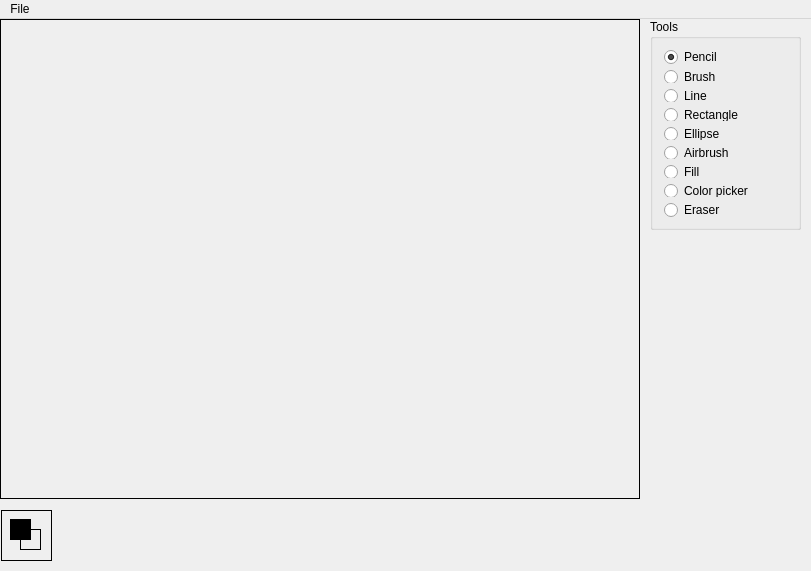
<?xml version="1.0" encoding="UTF-8"?>
<ui version="4.0">
 <class>GraphicsEditorClass</class>
 <widget class="QMainWindow" name="GraphicsEditorClass">
  <property name="geometry">
   <rect>
    <x>0</x>
    <y>0</y>
    <width>811</width>
    <height>571</height>
   </rect>
  </property>
  <property name="windowTitle">
   <string>GraphicsEditor</string>
  </property>
  <widget class="QWidget" name="centralWidget">
   <widget class="Canvas" name="canvas">
    <property name="geometry">
     <rect>
      <x>0</x>
      <y>0</y>
      <width>640</width>
      <height>480</height>
     </rect>
    </property>
    <property name="frameShape">
     <enum>QFrame::Box</enum>
    </property>
    <property name="frameShadow">
     <enum>QFrame::Plain</enum>
    </property>
    <property name="lineWidth">
     <number>1</number>
    </property>
    <property name="midLineWidth">
     <number>0</number>
    </property>
    <property name="text">
     <string/>
    </property>
   </widget>
   <widget class="ColorLabel" name="labelBaseColor">
    <property name="geometry">
     <rect>
      <x>10</x>
      <y>500</y>
      <width>21</width>
      <height>21</height>
     </rect>
    </property>
    <property name="minimumSize">
     <size>
      <width>21</width>
      <height>21</height>
     </size>
    </property>
    <property name="maximumSize">
     <size>
      <width>21</width>
      <height>21</height>
     </size>
    </property>
    <property name="palette">
     <palette>
      <active>
       <colorrole role="Base">
        <brush brushstyle="SolidPattern">
         <color alpha="255">
          <red>255</red>
          <green>255</green>
          <blue>255</blue>
         </color>
        </brush>
       </colorrole>
       <colorrole role="Window">
        <brush brushstyle="SolidPattern">
         <color alpha="255">
          <red>0</red>
          <green>0</green>
          <blue>0</blue>
         </color>
        </brush>
       </colorrole>
      </active>
      <inactive>
       <colorrole role="Base">
        <brush brushstyle="SolidPattern">
         <color alpha="255">
          <red>255</red>
          <green>255</green>
          <blue>255</blue>
         </color>
        </brush>
       </colorrole>
       <colorrole role="Window">
        <brush brushstyle="SolidPattern">
         <color alpha="255">
          <red>0</red>
          <green>0</green>
          <blue>0</blue>
         </color>
        </brush>
       </colorrole>
      </inactive>
      <disabled>
       <colorrole role="Base">
        <brush brushstyle="SolidPattern">
         <color alpha="255">
          <red>0</red>
          <green>0</green>
          <blue>0</blue>
         </color>
        </brush>
       </colorrole>
       <colorrole role="Window">
        <brush brushstyle="SolidPattern">
         <color alpha="255">
          <red>0</red>
          <green>0</green>
          <blue>0</blue>
         </color>
        </brush>
       </colorrole>
      </disabled>
     </palette>
    </property>
    <property name="autoFillBackground">
     <bool>true</bool>
    </property>
    <property name="frameShape">
     <enum>QFrame::Box</enum>
    </property>
    <property name="text">
     <string/>
    </property>
   </widget>
   <widget class="ColorLabel" name="labelBackgroundColor">
    <property name="geometry">
     <rect>
      <x>20</x>
      <y>510</y>
      <width>21</width>
      <height>21</height>
     </rect>
    </property>
    <property name="minimumSize">
     <size>
      <width>21</width>
      <height>21</height>
     </size>
    </property>
    <property name="maximumSize">
     <size>
      <width>21</width>
      <height>21</height>
     </size>
    </property>
    <property name="autoFillBackground">
     <bool>true</bool>
    </property>
    <property name="frameShape">
     <enum>QFrame::Box</enum>
    </property>
    <property name="text">
     <string/>
    </property>
   </widget>
   <widget class="QLabel" name="label">
    <property name="geometry">
     <rect>
      <x>1</x>
      <y>491</y>
      <width>51</width>
      <height>51</height>
     </rect>
    </property>
    <property name="autoFillBackground">
     <bool>true</bool>
    </property>
    <property name="frameShape">
     <enum>QFrame::Box</enum>
    </property>
    <property name="text">
     <string/>
    </property>
   </widget>
   <widget class="QWidget" name="gridLayoutWidget">
    <property name="geometry">
     <rect>
      <x>60</x>
      <y>490</y>
      <width>131</width>
      <height>51</height>
     </rect>
    </property>
    <layout class="QGridLayout" name="colors"/>
   </widget>
   <widget class="QGroupBox" name="groupTools">
    <property name="geometry">
     <rect>
      <x>650</x>
      <y>0</y>
      <width>151</width>
      <height>211</height>
     </rect>
    </property>
    <property name="title">
     <string>Tools</string>
    </property>
    <layout class="QVBoxLayout" name="verticalLayout_2">
     <item>
      <widget class="QRadioButton" name="buttonPencil">
       <property name="text">
        <string>Pencil</string>
       </property>
       <property name="checked">
        <bool>true</bool>
       </property>
       <attribute name="buttonGroup">
        <string notr="true">buttonGroup</string>
       </attribute>
      </widget>
     </item>
     <item>
      <widget class="QRadioButton" name="buttonBrush">
       <property name="text">
        <string>Brush</string>
       </property>
       <attribute name="buttonGroup">
        <string notr="true">buttonGroup</string>
       </attribute>
      </widget>
     </item>
     <item>
      <widget class="QRadioButton" name="buttonLine">
       <property name="text">
        <string>Line</string>
       </property>
       <attribute name="buttonGroup">
        <string notr="true">buttonGroup</string>
       </attribute>
      </widget>
     </item>
     <item>
      <widget class="QRadioButton" name="buttonRectangle">
       <property name="text">
        <string>Rectangle</string>
       </property>
       <attribute name="buttonGroup">
        <string notr="true">buttonGroup</string>
       </attribute>
      </widget>
     </item>
     <item>
      <widget class="QRadioButton" name="buttonEllipse">
       <property name="text">
        <string>Ellipse</string>
       </property>
       <attribute name="buttonGroup">
        <string notr="true">buttonGroup</string>
       </attribute>
      </widget>
     </item>
     <item>
      <widget class="QRadioButton" name="buttonAirbrush">
       <property name="text">
        <string>Airbrush</string>
       </property>
       <attribute name="buttonGroup">
        <string notr="true">buttonGroup</string>
       </attribute>
      </widget>
     </item>
     <item>
      <spacer name="verticalSpacer">
       <property name="orientation">
        <enum>Qt::Vertical</enum>
       </property>
       <property name="sizeHint" stdset="0">
        <size>
         <width>20</width>
         <height>40</height>
        </size>
       </property>
      </spacer>
     </item>
     <item>
      <widget class="QRadioButton" name="buttonFill">
       <property name="text">
        <string>Fill</string>
       </property>
       <attribute name="buttonGroup">
        <string notr="true">buttonGroup</string>
       </attribute>
      </widget>
     </item>
     <item>
      <widget class="QRadioButton" name="buttonColorPicker">
       <property name="text">
        <string>Color picker</string>
       </property>
       <attribute name="buttonGroup">
        <string notr="true">buttonGroup</string>
       </attribute>
      </widget>
     </item>
     <item>
      <widget class="QRadioButton" name="buttonEraser">
       <property name="text">
        <string>Eraser</string>
       </property>
       <attribute name="buttonGroup">
        <string notr="true">buttonGroup</string>
       </attribute>
      </widget>
     </item>
    </layout>
   </widget>
   <zorder>label</zorder>
   <zorder>labelBackgroundColor</zorder>
   <zorder>canvas</zorder>
   <zorder>gridLayoutWidget</zorder>
   <zorder>labelBaseColor</zorder>
   <zorder>groupTools</zorder>
  </widget>
  <widget class="QMenuBar" name="menuBar">
   <property name="geometry">
    <rect>
     <x>0</x>
     <y>0</y>
     <width>811</width>
     <height>21</height>
    </rect>
   </property>
   <widget class="QMenu" name="menuFile">
    <property name="title">
     <string>File</string>
    </property>
   </widget>
   <addaction name="menuFile"/>
  </widget>
 </widget>
 <layoutdefault spacing="6" margin="11"/>
 <customwidgets>
  <customwidget>
   <class>ColorLabel</class>
   <extends>QLabel</extends>
   <header>colorlabel.h</header>
  </customwidget>
  <customwidget>
   <class>Canvas</class>
   <extends>QLabel</extends>
   <header>canvas.h</header>
  </customwidget>
 </customwidgets>
 <resources>
  <include location="GraphicsEditor.qrc"/>
 </resources>
 <connections/>
 <buttongroups>
  <buttongroup name="buttonGroup"/>
  <buttongroup name="buttonGroup_2"/>
 </buttongroups>
</ui>
